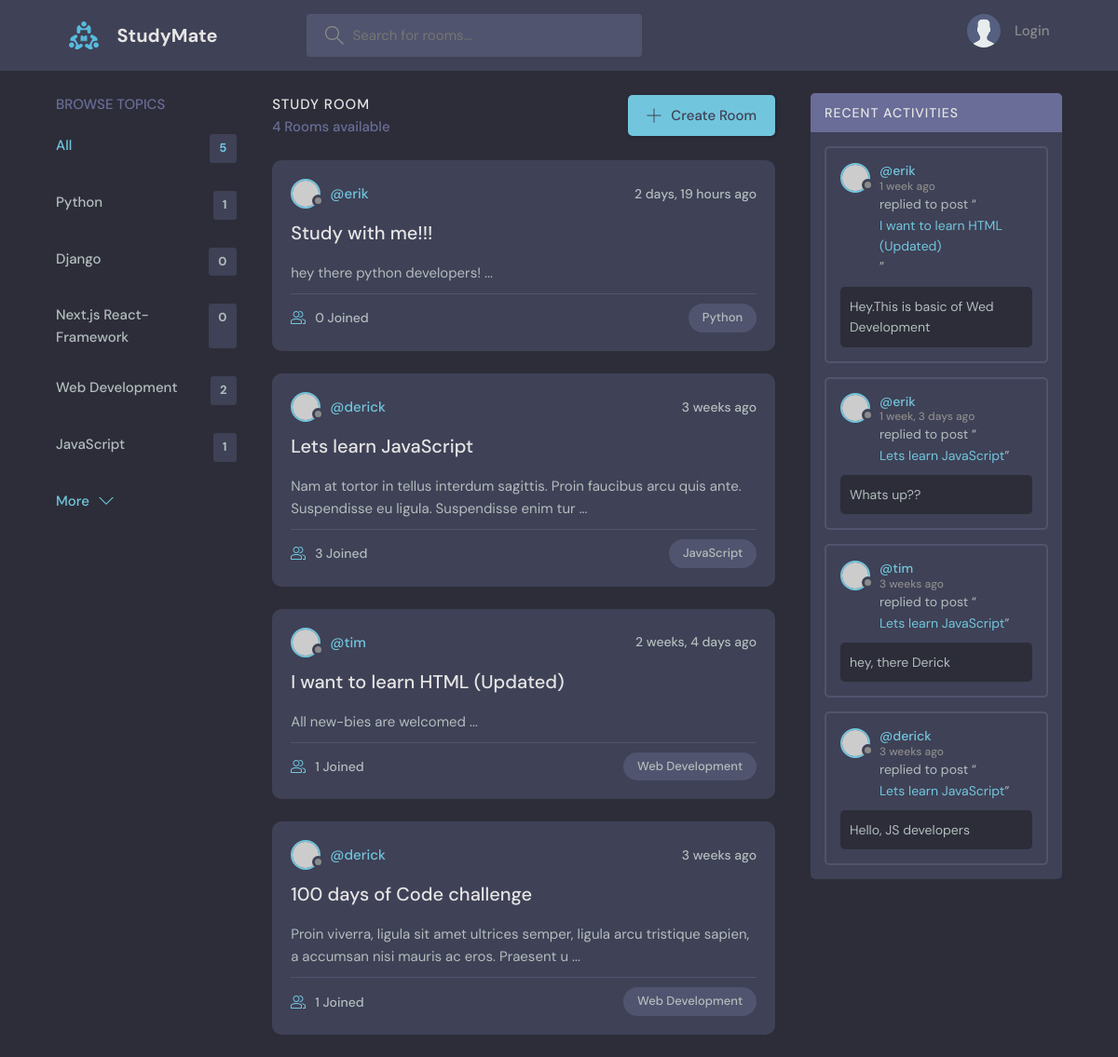
The page / on the database its author committed.
### base/models.py (models this page shows, shortened)
class Topic(models.Model):
    name = models.CharField(max_length=200)
    def __str__(self):
        return self.name

class Room(models.Model):
    host = models.ForeignKey(User, on_delete=models.SET_NULL, null=True) # database table relationship
    topic=  models.ForeignKey(Topic, on_delete=models.SET_NULL, null=True)
    name = models.CharField(max_length=200)
    description = models.TextField(null=True, blank=True)
    participants = models.ManyToManyField(User, related_name='participants',blank=True)  # many to many relationship.
    updated = models.DateTimeField(auto_now=True) #updates each time an item is updated
    created = models.DateTimeField(auto_now_add=True) #runs ONLY once when an item is created in DB
    class Meta:
        ordering = ['-updated', '-created'] # '-' enables order by descending order(new first)
    def __str__(self):
        return self.name
    def desc(self):
        return self.description[0:120]  # get first 50 characters of the description attribute

class Message(models.Model):
    user = models.ForeignKey(User, on_delete=models.CASCADE) # database table relationship
    room = models.ForeignKey(Room, on_delete=models.CASCADE)
    body = models.TextField()
    updated = models.DateTimeField(auto_now=True)
    created = models.DateTimeField(auto_now_add=True)
    class Meta:
        ordering = ['-updated', '-created'] # '-' enables order by descending order(new first)

### base/views.py (the view)
# urls.py: path('', views.home, name='home'),
def home(request):
    q = request.GET.get('q') if request.GET.get('q') != None else '' # query value from the url after selecting a topic(Browse Topics)
    rooms = Room.objects.filter(Q(topic__name__icontains=q) | Q(name__icontains=q) | Q(description__icontains=q)) #filter upwards from topic attribute to Topic Model. topic name atleast contains whats in the query
    topics = Topic.objects.all()
    rooms_count = rooms.count() #gets length of a queryset also you can use>> len(rooms) basic python
    room_messages = Message.objects.filter(Q(room__topic__name__icontains=q))  # Recent activity  section >> filter all messages according to topic name
    context = {'rooms': rooms, 'topics': topics, 'rooms_count':rooms_count, 'room_messages':room_messages}
    return render(request, 'base/home.html', context)

### base/templates/base/home.html (shortened to what this page needs)
{% extends 'main.html' %} {% block content %}
<main class="layout layout--3">
  <div class="container">
    {% include 'base/topics_component.html' %}
    <div class="roomList">
      <div class="roomList__header">
        <div>
          <h2>Study Room</h2>
          <p>{{rooms_count}} Rooms available</p>
        </div>
        <a class="btn btn--main" href="{% url 'create-room' %}">
          <svg
            version="1.1"
            xmlns="http://www.w3.org/2000/svg"
            width="32"
            height="32"
            viewBox="0 0 32 32"
          >
            <title>add</title>
            <path
              d="M16.943 0.943h-1.885v14.115h-14.115v1.885h14.115v14.115h1.885v-14.115h14.115v-1.885h-14.115v-14.115z"
            ></path>
          </svg>
          Create Room
        </a>
      </div>
      {% include 'base/feed_component.html' %}
    </div>
    {% include 'base/activity_component.html' %}
  </div>
</main>
{% endblock content %}

### base/templates/base/topics_component.html
<div class="topics">
  <div class="topics__header">
    <h2>Browse Topics</h2>
  </div>
  <ul class="topics__list">
    <li>
      <a href="{% url 'home' %}" class="active">All <span>{{topics.count}}</span></a>
    </li>
    {% for topic in topics %}
    <li>
      <a href="{% url 'home' %}?q={{topic.name}}">{{topic.name}}<span>{{topic.room_set.all.count}}</span></a>
    </li>
    {% endfor %}
  </ul>
  <a class="btn btn--link" href="topics.html">
    More
    <svg
      version="1.1"
      xmlns="http://www.w3.org/2000/svg"
      width="32"
      height="32"
      viewBox="0 0 32 32"
    >
      <title>chevron-down</title>
      <path d="M16 21l-13-13h-3l16 16 16-16h-3l-13 13z"></path>
    </svg>
  </a>
</div>

### base/templates/base/feed_component.html (shortened to what this page needs)
{% for room in rooms %}
<div class="roomListRoom">
  <div class="roomListRoom__header">
    <a
      href="{% url 'user-profile' room.host.id %}"
      class="roomListRoom__author"
    >
      <div class="avatar avatar--small">
        <img src="https://randomuser.me/api/portraits/women/11.jpg" />
      </div>
      <span>@{{room.host.username}}</span>
    </a>
    <div class="roomListRoom__actions">
      <span>{{room.created|timesince}} ago</span>
    </div>
  </div>
  <div class="roomListRoom__content">
    <a href="{% url 'room' room.id %}">{{room.name}}</a>
    <p>{{room.desc}} ...</p>
  </div>
  <div class="roomListRoom__meta">
    <a href="{% url 'room' room.id %}" class="roomListRoom__joined">
      {{room.participants.count}} Joined
    </a>
    <p class="roomListRoom__topic">{{room.topic}}</p>
  </div>
</div>
{% endfor %}

### base/templates/base/activity_component.html (shortened to what this page needs)
<div class="activities">
  <div class="activities__header">
    <h2>Recent Activities</h2>
  </div>
  {% for message in room_messages %}
  <div class="activities__box">
    <div class="activities__boxHeader roomListRoom__header">
      <a
        href="{% url 'user-profile' message.user.id %}"
        class="roomListRoom__author"
      >
        <div class="avatar avatar--small">
          <img src="https://randomuser.me/api/portraits/women/11.jpg" />
        </div>
        <p>
          @{{message.user.username}}
          <span>{{message.created|timesince}} ago</span>
        </p>
      </a>
    </div>
    <div class="activities__boxContent">
      <p>replied to post “<a href="{% url 'room' message.room.id %}">{{message.room}}</a>”</p>
      <div class="activities__boxRoomContent">{{message.body}}</div>
    </div>
  </div>
  {% endfor %}
</div>

### rows shown on the page
Topic: name "Python", room_set.all.count "1"
Topic: name "Django", room_set.all.count "0"
Topic: name "Next.js React-Framework", room_set.all.count "0"
Topic: name "Web Development", room_set.all.count "2"
Topic: name "JavaScript", room_set.all.count "1"
Room: host.username "erik", created "2 days, 19 hours", name "Study with me!!!", desc "hey there python developers!", participants.count "0", topic "Python"
Room: host.username "derick", created "3 weeks", name "Lets learn JavaScript", desc "Nam at tortor in tellus interdum sagittis. Proin faucibus arcu quis ante. Suspendisse eu ligula. Suspendisse enim tur", participants.count "3", topic "JavaScript"
Room: host.username "tim", created "2 weeks, 4 days", name "I want to learn HTML (Updated)", desc "All new-bies are welcomed", participants.count "1", topic "Web Development"
Room: host.username "derick", created "3 weeks", name "100 days of Code challenge", desc "Proin viverra, ligula sit amet ultrices semper, ligula arcu tristique sapien, a accumsan nisi mauris ac eros. Praesent u", participants.count "1", topic "Web Development"
Message: user.username "erik", created "1 week", room "I want to learn HTML (Updated)", body "Hey.This is basic of Wed Development"
Message: user.username "erik", created "1 week, 3 days", room "Lets learn JavaScript", body "Whats up??"
Message: user.username "tim", created "3 weeks", room "Lets learn JavaScript", body "hey, there Derick"
Message: user.username "derick", created "3 weeks", room "Lets learn JavaScript", body "Hello, JS developers"

### other values the page prints
{{ topics.count }} "5"
{{ rooms_count }} "4"
